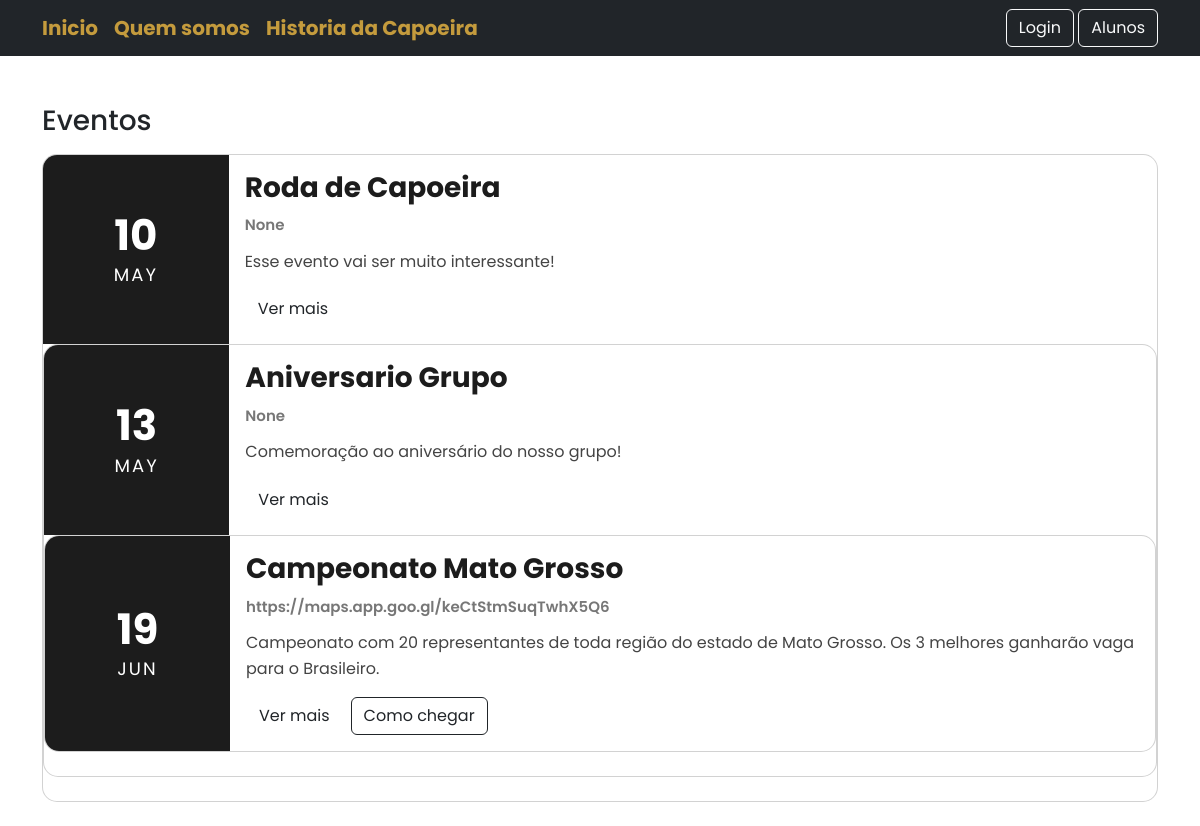
The page / on the database its author committed.
### app_management/models.py (models this page shows, shortened)
class Evento(models.Model):
    nome = models.CharField(max_length=100)
    data = models.DateField()
    descricao = models.TextField()

### app_management/views.py (the view)
def dashboard(request):
    eventos = Evento.objects.all().order_by('data')
    return render(request, 'dashboard.html', {
        'eventos': eventos,
    })

### app_management/templates/dashboard.html (shortened to what this page needs)
{% extends 'home.html' %}
{% block content %}
<h3 class="mt-5 mb-3">Eventos</h3>
{% for evento in eventos %}
<div class="card evento-card mb-4">
    <div class="row g-0">
        <div class="col-md-2 evento-data">
            <h2>{{ evento.data|date:"d" }}</h2>
            <span>{{ evento.data|date:"M" }}</span>
        </div>
        <div class="col-md-10">
            <div class="card-body">
                <h3 class="evento-titulo">
                    {{ evento.nome }}
                </h3>
                <p class="evento-info">
                    {{ evento.local }}
                </p>
                <p class="evento-descricao">
                    {{ evento.descricao|default:"Sem descrição" }}
                </p>
                <div class="d-flex gap-2 mt-3">
                    <a href="{% url 'detalhe_evento' evento.id %}" class="btn btn-custom">
                        Ver mais
                    </a>
                    {% if evento.local %}
                    <a href="{{ evento.local }}" target="_blank" class="btn btn-outline-dark">
                        Como chegar
                    </a>
                    {% endif %}
                </div>
            </div>
        </div>
	{% endfor %}
    </div>
</div>
{% endblock %}

### app_management/static/css/style.css (style rules this page uses)
:root { --cor-primaria: #1c1c1c; --cor-secundaria: #c49b3d; --cor-fundo: #f5f5f5; --cor-texto: #333; }
html { scroll-behavior: smooth; }
body { background-color: var(--cor-fundo); color: var(--cor-texto); font-family: 'Poppins', sans-serif !important; }
.card { border-radius: 15px !important; }
.evento-card { border: none; border-radius: 16px; overflow: hidden; transition: 0.3s; }
.evento-data { background-color: var(--cor-primaria); color: white; display: flex; flex-direction: column; justify-content: center; align-items: center; padding: 20px; }
.evento-data h2 { font-size: 42px; font-weight: bold; margin: 0; }
.evento-data span { font-size: 18px; text-transform: uppercase; letter-spacing: 2px; }
.evento-titulo { font-size: 28px; font-weight: 700; color: var(--cor-primaria); margin-bottom: 10px; }
.evento-info { font-size: 15px; font-weight: 600; color: #777; margin-bottom: 12px; }
.evento-descricao { font-size: 16px; line-height: 1.6; color: #444; }
.btn-custom { background-color: var(--cor-secundaria); color: white; border: none; }

### rows shown on the page
Evento: data "10", data "MAY", nome "Roda de Capoeira", local "None", descricao "Esse evento vai ser muito interessante!"
Evento: data "13", data "MAY", nome "Aniversario Grupo", local "None", descricao "Comemoração ao aniversário do nosso grupo!"
Evento: data "19", data "JUN", nome "Campeonato Mato Grosso", local "https://maps.app.goo.gl/keCtStmSuqTwhX5Q6", descricao "Campeonato com 20 representantes de toda região do estado de Mato Grosso. Os 3 melhores ganharão vaga para o Brasileiro."
